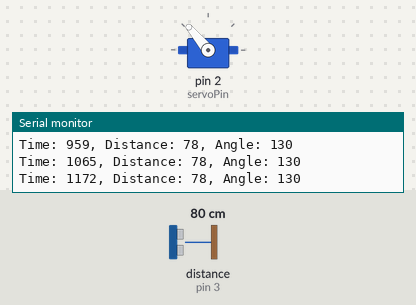
This sketch was run on a simulated Arduino Uno, built with avr-gcc and run on an emulated ATmega328P. Parts: servo, the last lines printed to the serial monitor. Wiring (inferred from the names in the program): ultrasonic range finder: trigger pin 4; echo pin 3. The inputs (shaded band) are chosen by the test bench; at power-on: distance to the obstacle (sensor on pin 3) 80 cm. The echo pulse lasts 58.3 µs per cm.

Above: at 1.2 s.
1.3 s: distance to the obstacle (sensor on pin 3) set to 7 cm
3.4 s: distance to the obstacle (sensor on pin 3) set to 4 cm
4.9 s: distance to the obstacle (sensor on pin 3) set to 18 cm
At 5.6 s:
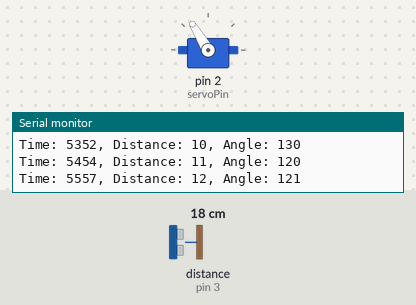
7.9 s: distance to the obstacle (sensor on pin 3) set to 9 cm
At 9.5 s:
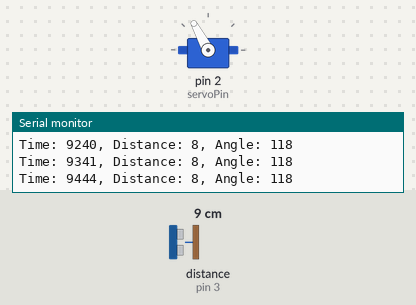
10.9 s: distance to the obstacle (sensor on pin 3) set to 120 cm
Timing chart, 0 to 13.6 s (numbered marks = the images above; inputs shaded):
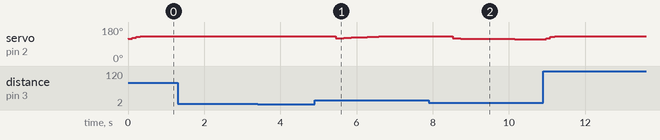

Measured:
- after the input at 4.9 s, servo on pin 2 (servoPin): 130° → 120° after 0.56 s, → 121° 0.10 s later, → 122° 0.10 s later, → 123° 0.10 s later, … (10 changes in this stretch)
- after the input at 7.9 s, servo on pin 2 (servoPin): moves from 130° to 115° over 2.1 s, starting after 0.63 s

The sketch:

bola.ino
```cpp
#include <Servo.h>

Servo myServo;

// Ultrasonic sensor pins
const int trigPin = 4;
const int echoPin = 3;

// Servo parameters
const int servoPin = 2;
const int centerAngle = 120;
const int angleRange = 20;  // ±10 degrees from the center
const int minAngle = centerAngle - angleRange / 2;
const int maxAngle = centerAngle + angleRange / 2;

// Control parameters
const int targetDistance = 10;
const int numReadings = 10;
const float Kp = 0.5;
const float Ki = 0.1;  // Integral constant
const float Kd = 0.1;  // Derivative constant

// Variables
long duration;
int distance;
int angle = centerAngle;
int lastError = 0;
int total = 0;
int readIndex = 0;
int readings[numReadings];
int average = 0;
unsigned long lastTime;
unsigned long currentTime;
float integral = 0;

// Arrays for storing distance and time for derivative calculation
const int historySize = 10;
int distanceHistory[historySize];
unsigned long timeHistory[historySize];
int historyIndex = 0;

// Setup function
void setup() {
  myServo.attach(servoPin);
  myServo.write(angle);

  pinMode(trigPin, OUTPUT);
  pinMode(echoPin, INPUT);

  Serial.begin(9600);

  for (int i = 0; i < numReadings; i++) {
    readings[i] = 0;
  }

  for (int i = 0; i < historySize; i++) {
    distanceHistory[i] = 0;
    timeHistory[i] = 0;
  }

  lastTime = millis();
}

// Function to get distance
void getDistance() {
  digitalWrite(trigPin, LOW);
  delayMicroseconds(2);
  digitalWrite(trigPin, HIGH);
  delayMicroseconds(10);
  digitalWrite(trigPin, LOW);

  duration = pulseIn(echoPin, HIGH);
  distance = duration * 0.034 / 2;
  if (distance > 200) {
    distance = 1;
  }
}

// Function to update readings
void updateReadings() {
  total -= readings[readIndex];
  readings[readIndex] = distance;
  total += readings[readIndex];
  readIndex = (readIndex + 1) % numReadings;
  average = total / numReadings;
}

// Function to update history
void updateHistory() {
  distanceHistory[historyIndex] = average;
  timeHistory[historyIndex] = millis();
  historyIndex = (historyIndex + 1) % historySize;
}

// Function to calculate derivative
float calculateDerivative() {
  int oldestIndex = (historyIndex + 1) % historySize;
  int newestIndex = (historyIndex - 1 + historySize) % historySize;

  int distanceDiff = distanceHistory[newestIndex] - distanceHistory[oldestIndex];
  unsigned long timeDiff = timeHistory[newestIndex] - timeHistory[oldestIndex];

  if (timeDiff == 0) {
    return 0;
  }

  return (float)distanceDiff / timeDiff;
}

// PID control function
void controlServo() {
  int error = average - targetDistance;

  integral += error;
  float derivative = calculateDerivative();

  int deltaAngle = Kp * error + Ki * integral + Kd * derivative;
  angle = centerAngle + deltaAngle;
  angle = constrain(angle, minAngle, maxAngle);

  myServo.write(angle);

  // Reset integral and derivative components if close to target
  if (abs(error) <= 1) {
    integral = 0;
  }
}

// Loop function
void loop() {
  getDistance();
  updateReadings();
  updateHistory();
  controlServo();

  Serial.print("Time: ");
  Serial.print(millis());
  Serial.print(", Distance: ");
  Serial.print(average);
  Serial.print(", Angle: ");
  Serial.println(angle);

  delay(100);
}
```
